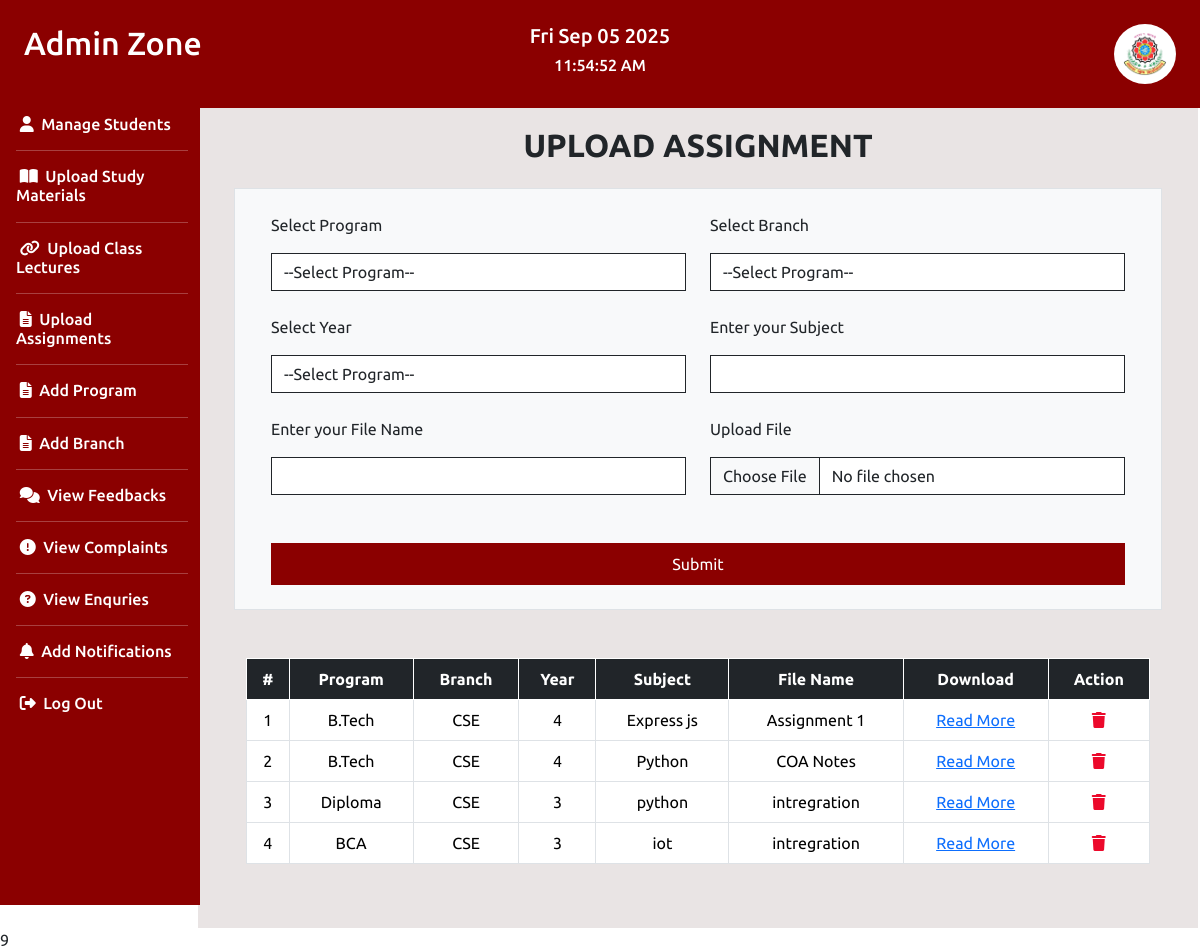
The app's page /uploadassignment (signed in) with its own data.
### egyanportal/models.py (models this page shows)
class assignment(models.Model):
    id = models.IntegerField(primary_key=True, auto_created=True)
    program = models.CharField(max_length=200)
    Branch = models.CharField(max_length=200)
    Year = models.IntegerField()
    subject = models.CharField(max_length=500)
    file_name = models.CharField(max_length=200)
    new_file = models.FileField(upload_to='myimage')

### egyanportal/views.py (the view)
# urls.py: path('uploadassignment', uploadassignment, name='uploadassignment'),
@cache_control(no_cache=True,must_revalidate=True,no_store=True)
def uploadassignment(request):
    if 'adminid' in request.session:
        uas = assignment.objects.all()
        return render(request, 'uploadassignment.html',{'uas':uas})
    else:
        return redirect('homelogin')

### egyanportal/templates/uploadassignment.html (shortened to what this page needs)
<!DOCTYPE html>
{% extends 'adminzone.html' %}
{% load static %}
    {% block mainadmin %}
    <h2 class="text-center fw-bold mt-2">UPLOAD ASSIGNMENT</h2>
    <form action="{% url 'assignmentsave' %}" method="post" enctype="multipart/form-data">
        <div class="row border p-4 mt-4 bg-light">
            <div class="col-md-6">
                <p>Select Program</p>
                <select name="program" id="" class="form-control rounded-0 border-dark">
                    <option value="">--Select Program--</option>
                </select>
            </div>
            <div class="col-md-6">
                <p>Select Branch</p>
                <select name="Branch" id="" class="form-control rounded-0 border-dark">
                    <option value="">--Select Program--</option>
                </select>
            </div>
            <div class="col-md-6 mt-4">
                <p>Select Year</p>
                <select name="Year" id="" class="form-control rounded-0 border-dark">
                    <option value="">--Select Program--</option>
                </select>
            </div>
            <div class="col-md-6 mt-4">
                <p>Enter your Subject</p>
                <input type="text" name="subject" class="form-control rounded-0 border-dark">
            </div>
            <div class="col-md-6 mt-4">
                <p>Enter your File Name</p>
                <input type="text" name="file_name" class="form-control rounded-0 border-dark">
            </div>
            <div class="col-md-6 mt-4">
                <p>Upload File</p>
                <input type="file" name="new_file" class="form-control rounded-0 border-dark">
            </div>
            <div class="col-md-12 mt-5">
                <input type="submit" name="" class="btn w-100 rounded-0 p-2" style="background-color: darkred; color: white;">
            </div>
        </div>
    </form>
    <div class="row mt-5">
        <div class="col-md-12">
            <table class="table table-bordered text-center">
                <tr class="table-dark" style="border: 1px solid white;">
                    <th style="color: white;">#</th>
                    <th style="color: white;">Program</th>
                    <th style="color: white;">Branch</th>
                    <th style="color: white;">Year</th>
                    <th style="color: white;">Subject</th>
                    <th style="color: white;">File Name</th>
                    <th style="color: white;">Download</th>
                    <th style="color: white;">Action</th>
                </tr>
                {% for i in uas %}
                <tr>
                    <td>{{i.id}}</td>
                    <td>{{i.program}}</td>
                    <td>{{i.Branch}}</td>
                    <td>{{i.Year}}</td>
                    <td>{{i.subject}}</td>
                    <td>{{i.file_name}}</td>
                    <td><a href="{{i.new_file.url}}">Read More</a></td>
                    <td><a href="{% url 'deleteass' i.id %}"><i class="fa-solid fa-trash" style="color: #ec092b;"></i></a></td>
                </tr>
                {% endfor %}
            </table>
        </div>
    </div>
    {% endblock %}

### records on screen
assignment: id "1", program "B.Tech", Branch "CSE", Year "4", subject "Express js", file_name "Assignment 1"
assignment: id "2", program "B.Tech", Branch "CSE", Year "4", subject "Python", file_name "COA Notes"
assignment: id "3", program "Diploma", Branch "CSE", Year "3", subject "python", file_name "intregration"
assignment: id "4", program "BCA", Branch "CSE", Year "3", subject "iot", file_name "intregration"
